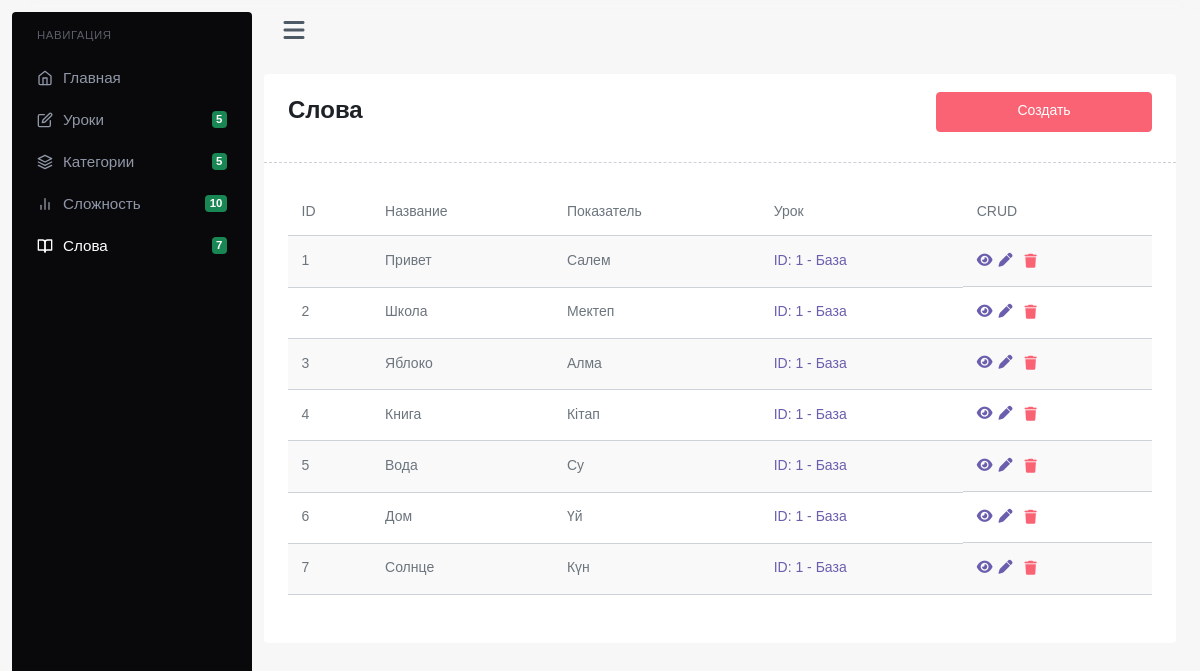
The app's page /admin/words/, older data.
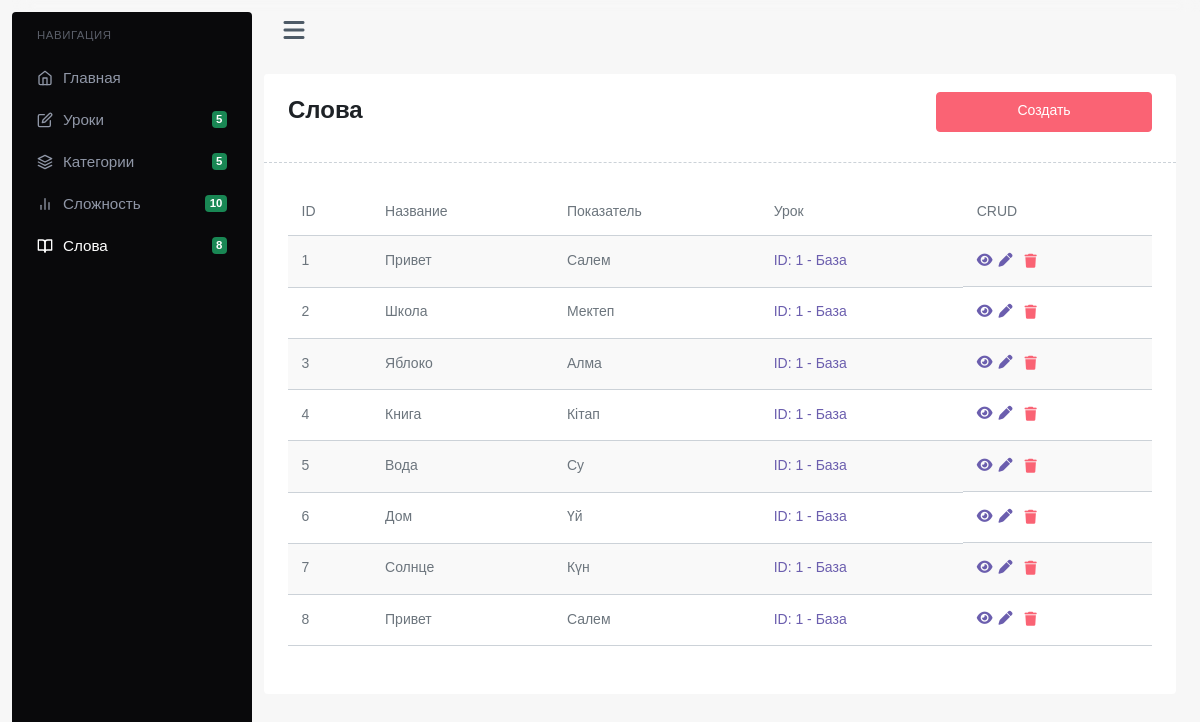
The same page, newer data.
### app/models.py (models this page shows)
class Word(db.Model):
    id = db.Column(db.Integer, primary_key=True)
    word = db.Column(db.String(255), nullable=False)
    translation = db.Column(db.String(255), nullable=False)
    lesson_id = db.Column(db.Integer, db.ForeignKey("lesson.id"), nullable=False)
    lesson = db.relationship("Lesson", backref=db.backref("words", lazy=True))

class Lesson(db.Model):
    id = db.Column(db.Integer, primary_key=True)
    title = db.Column(db.String(255), nullable=False)
    category_id = db.Column(db.Integer, db.ForeignKey('category.id'), nullable=False)
    level_id = db.Column(db.Integer, db.ForeignKey('level.id'), nullable=False)
    category = db.relationship('Category', backref=db.backref('lessons', lazy=True))
    level = db.relationship('Level', backref=db.backref('lessons', lazy=True))

### app/routes/Admin/AdminWordsRoutes.py (the view)
    def get_all(self):
        words = Word.query.all()
        return render_template(f"{self.prefix}index.html", words=words)

### app/__init__.py (called while the page is built)
def create_app():
    app = Flask(__name__, static_folder="static", template_folder="templates")
    app.config["SQLALCHEMY_DATABASE_URI"] = f"sqlite:///db.db"
    app.config["SECRET_KEY"] = "veryhardsecretkey"
    register_blueprints(app)
    db.init_app(app)
    with app.app_context():
        db.create_all()
    @app.context_processor
    def inject_counts():
        counts = count_rows()
        return counts
    return app

### app/utils.py (called while the page is built)
def count_rows():
    lessons_count = Lesson.query.count()
    categories_count = Category.query.count()
    levels_count = Level.query.count()
    words_count = Word.query.count()
    return {
        "lessons_count": lessons_count,
        "categories_count": categories_count,
        "levels_count": levels_count,
        "words_count": words_count
    }

### app/templates/admin/words/index.html (shortened to what this page needs)
{% extends "admin/base.html" %}
{% block content %}
    <div class="card">
        <div class="card-header d-flex justify-content-between">
            <p class="fs-3 fw-bold">Слова</p>
            <a href="{{ url_for('admin_words.create') }}" class="btn btn-danger mb-2 w-25">Создать</a>
        </div>
        <div class="card-body">
            <div class="table-responsive">
                <table class="table table-striped">
                    <thead>
                        <tr>
                            <td>ID</td>
                            <td>Название</td>
                            <td>Показатель</td>
                            <td>Урок</td>
                            <td>CRUD</td>
                        </tr>
                    </thead>
                    <tbody>
                        {% for word in words %}
                            <tr>
                                <td>{{ word.id }}</td>
                                <td>{{ word.word }}</td>
                                <td>{{ word.translation }}</td>
                                <td><a href="{{ url_for('admin_lessons.get', id=word.lesson.id) }}">ID: {{ word.lesson.id }} - {{ word.lesson.title }}</a></td>
                                <td class="d-flex gap-1">
                                    <a href="{{ url_for('admin_words.get', id=word.id) }}"><i class="fa-solid fa-eye"></i></a>
                                    <a href="{{ url_for('admin_words.edit', id=word.id) }}"><i class="fa-solid fa-pen"></i></a>
                                    <button class="text-danger border-0 bg-transparent" onclick="deleteLevel({{ word.id }})"><i class="fa-solid fa-trash"></i></button>
                                </td>
                            </tr>
                        {% endfor %}
                    </tbody>
                </table>
            </div>
        </div>
    </div>
{% endblock %}

### app/templates/admin/base.html (shortened to what this page needs)
<!DOCTYPE html>
<html lang="en">
<head>
    <link href="https://api.fontshare.com/v2/css?f[]=satoshi@900,700,500,300,400&display=swap" rel="stylesheet">
    <link rel="stylesheet" href="{{ url_for('static', filename='assets/app-0f19a312.css') }}">
    <link rel="stylesheet" href="{{ url_for('static', filename='assets/world-bcd2ab8c.css') }}">
</head>
<body>
<div class="app-wrapper">
    {% include 'admin/partials/sidebar.html' %}
    <div class="content-page px-2">
    <button class="button-toggle-menu mb-3"><i class="fa-solid fa-bars"></i></button>
        {% block content %}{% endblock %}
    </div>
</div>
</body>
</html>

### app/templates/admin/partials/sidebar.html (shortened to what this page needs)
<div class="app-sidenav">
    <div class="h-100" data-simplebar>
        <ul class="menu">
            <li class="menu-title">Навигация</li>
            <li class="menu-item">
                <a href="{{ url_for('admin.index') }}" class="menu-link">
                    <span class="menu-icon"><i data-feather="home"></i></span>
                    <span class="menu-text"> Главная </span>
                </a>
            </li>
            <li class="menu-item">
                <a href="{{ url_for('admin_lessons.get_all') }}" class="menu-link">
                    <span class="menu-icon"><i data-feather="edit"></i></span>
                    <span class="menu-text"> Уроки </span>
                    <span class="badge bg-success rounded ms-auto">{{ lessons_count }}</span>
                </a>
            </li>
            <li class="menu-item">
                <a href="{{ url_for('admin_categories.get_all') }}" class="menu-link">
                    <span class="menu-icon"><i data-feather="layers"></i></span>
                    <span class="menu-text"> Категории </span>
                    <span class="badge bg-success rounded ms-auto">{{ categories_count }}</span>
                </a>
            </li>
            <li class="menu-item">
                <a href="{{ url_for('admin_levels.get_all') }}" class="menu-link">
                    <span class="menu-icon"><i data-feather="bar-chart-2"></i></span>
                    <span class="menu-text"> Сложность </span>
                    <span class="badge bg-success rounded ms-auto">{{ levels_count }}</span>
                </a>
            </li>
            <li class="menu-item">
                <a href="{{ url_for('admin_words.get_all') }}" class="menu-link">
                    <span class="menu-icon"><i data-feather="book-open"></i></span>
                    <span class="menu-text"> Слова </span>
                    <span class="badge bg-success rounded ms-auto">{{ words_count }}</span>
                </a>
            </li>
        </ul>
    </div>
</div>

### app/static/assets/world-bcd2ab8c.css (style rules this page uses)
svg { -ms-touch-action:none;touch-action:none }

Row changes from the older to the newer data that the page shows:
added Word: id "8", word "Привет", translation "Салем", lesson.id "1", lesson "База"
Text that changed along with them:
{{ words_count }}: "7" → "8"
